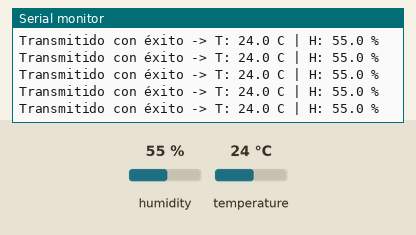
Bench run of a sketch on a simulated Arduino Mega 2560, built with avr-gcc and run on an emulated ATmega2560. Parts: the last lines printed to the serial monitor. Inputs (shaded band) come from the test bench; at power-on: humidity 55 %, temperature 24 °C. No radio packets arrive unless stated.

Above: at 2.8 s.
2.9 s: humidity set to 22 %
At 4.23 s:
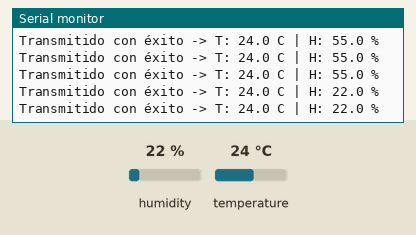
5.7 s: temperature set to 12 °C
At 5.77 s:
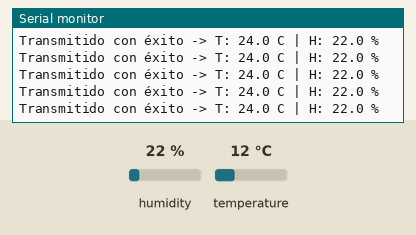
8.5 s: humidity set to 40 %
At 8.55 s:
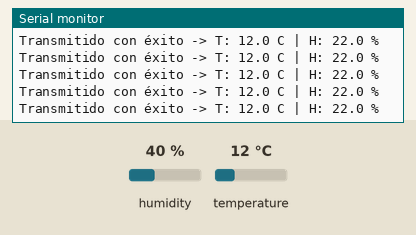
Timing chart, 0 to 11.5 s (numbered marks = the images above; inputs shaded):
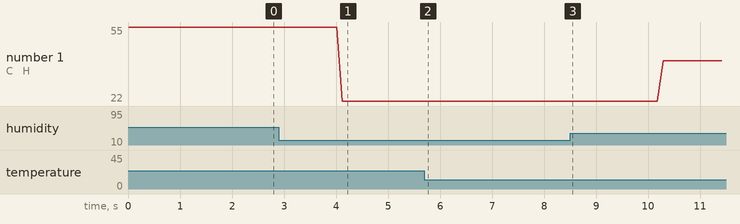

The sketch:

dht22_rf24_emisor_.ino
```cpp
#include <SPI.h>
#include <RF24.h>
#include <DHT.h>

#define DHTPIN 2
#define DHTTYPE DHT22
DHT dht(DHTPIN, DHTTYPE);

// CE = 9, CSN = 10 (Los pines SPI 50, 51 y 52 los maneja la librería automáticamente en el Mega)
RF24 radio(9, 10);
const byte direccion[6] = "000001";

struct DatosTelemetria {
  float temperatura;
  float humedad;
};

DatosTelemetria misDatos;

void setup() {
  Serial.begin(115200);
  dht.begin();

  if (!radio.begin()) {
    Serial.println(F("Error: El Mega no se comunica con el nRF24 por los pines 50-52"));
    while (1);
  }

  // Configuración para el módulo con Antena Externa (PA+LNA)
  radio.setPALevel(RF24_PA_MAX);      // Potencia de transmisión
  radio.setDataRate(RF24_1MBPS);      // Velocidad equilibrada y compatible
  radio.openWritingPipe(direccion);
  radio.stopListening();              // Modo Emisor

  Serial.println(F("Emisor Mega 2560 (Alta Potencia) Listo..."));
}

void loop() {
  // 1. Leer ambos valores del sensor DHT22
  misDatos.temperatura = dht.readTemperature();
  misDatos.humedad = dht.readHumidity();

  // 2. Validar que la lectura sea correcta antes de transmitir
  if (isnan(misDatos.temperatura) || isnan(misDatos.humedad)) {
    Serial.println(F("Error de lectura en DHT22"));
    delay(2000);
    return;
  }

  // 3. ENVIAR LA ESTRUCTURA COMPLETA (Contiene T y H)
  // sizeof(misDatos) le dice a la radio que envíe el paquete completo de 8 bytes (4 bytes por cada float)
  bool exito = radio.write(&misDatos, sizeof(misDatos));

  // 4. Mostrar confirmación en el Monitor Serie del Emisor
  if (exito) {
    Serial.print(F("Transmitido con éxito -> "));
    Serial.print(F("T: "));
    Serial.print(misDatos.temperatura, 1);
    Serial.print(F(" C | H: "));
    Serial.print(misDatos.humedad, 1);
    Serial.println(F(" %"));
  } else {
    Serial.print(F("Datos pendientes de envio -> "));
    Serial.print(F("T: "));
    Serial.print(misDatos.temperatura, 1);
    Serial.print(F(" C | H: "));
    Serial.print(misDatos.humedad, 1);
    Serial.println(F(" %"));
    Serial.println(F("Fallo de envío. El receptor no respondió el ACK."));
  }

  delay(100);
}
```

Measured:
- after the input at 2.9 s, the serial monitor: prints a new line after 1.2 s (image 1)
- plotted number 1: 55 → 22 after the input at 2.9 s, 22 → 40 after the input at 8.5 s
